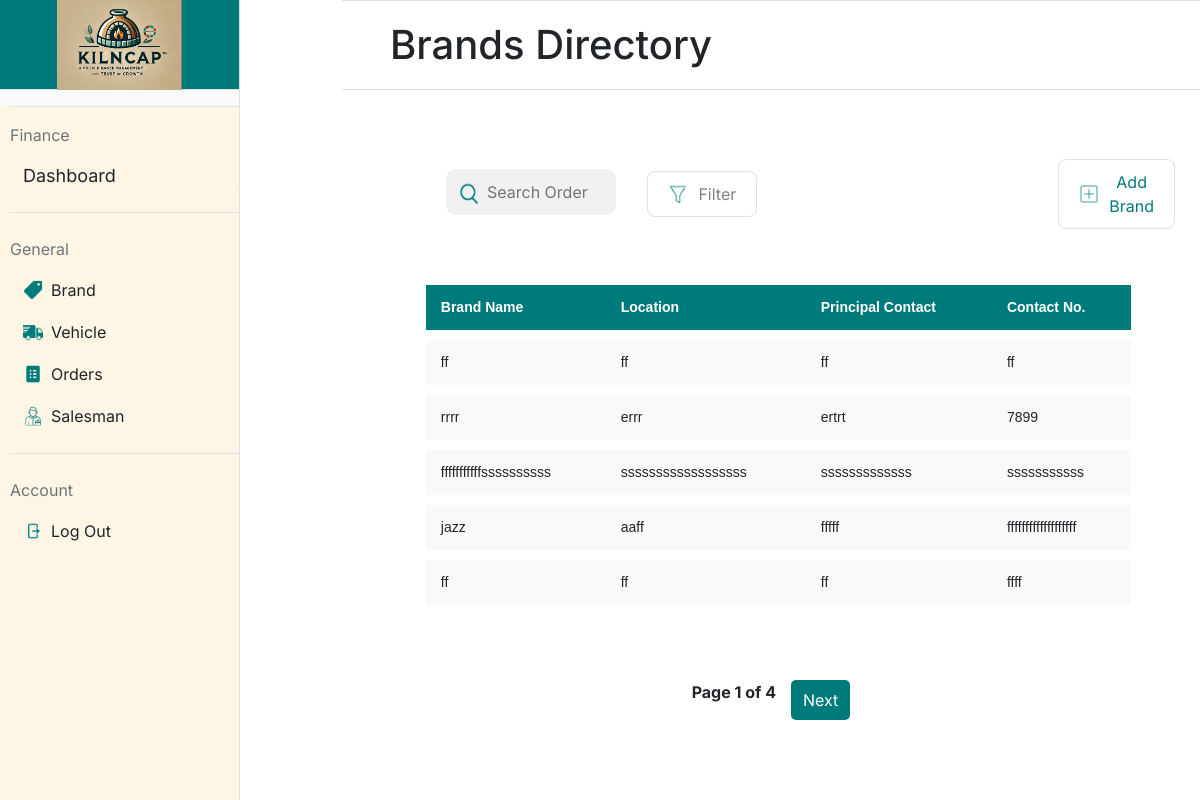
The page /brand on the database as committed earlier.
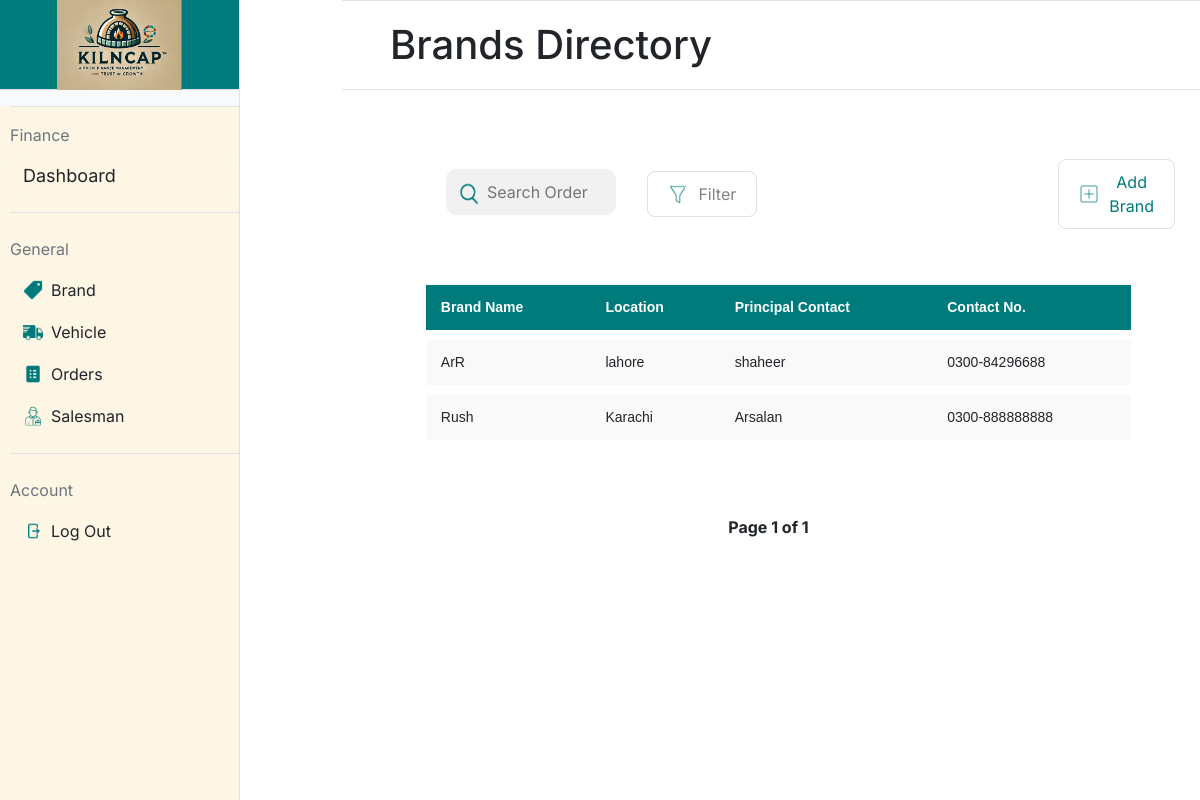
The same page on the database as committed later.
### app.py (models this page shows, shortened)
class Brand(db.Model):
    __tablename__ = 'brands'
    id = db.Column(db.Integer, primary_key=True, autoincrement=True)
    name = db.Column(db.String(30), nullable=False)
    location = db.Column(db.String(100), nullable=False)
    contact_no = db.Column(db.String(12), unique=True, nullable=False)
    principal_contact = db.Column(db.String(12), nullable=False)
    brick_types = db.relationship('BrickType', backref='brand', cascade="all, delete-orphan")

### app.py (the view)
@app.route('/brand', methods=['GET'])
def brand():
    page = request.args.get('page', 1, type=int)  # Get the current page number from the URL query parameter
    per_page = 5  # Number of brands to display per page
    brands_paginated = Brand.query.paginate(page=page, per_page=per_page)  # Query the brands with pagination
    return render_template('brand.html', brands=brands_paginated.items, pagination=brands_paginated)

### templates/brand.html (shortened to what this page needs)
{% extends "base.html" %}
{% block title %}
<link rel="stylesheet" href="static/brand.css">
{% endblock %}
{% block mainheading %}
Brands Directory
{% endblock %}
{% block maincontent %}
<div>
    <table style="padding-left: 5.5%;">
        <form action="{{ url_for('brand_list_buttons') }}" method="post">
            <td style="width:40%; padding-left: 85px;">
                    <div style="position: relative; width: 100%;">
                        <img src="/static/icons/search-icon.png"
                             alt="Search Icon"
                             style="position: absolute; left: 7px; top: 60%; transform: translateY(-50%); width: 30px; height: 30px;">
                        <input type="text"
                               placeholder="Search Order"
                               style="width: 100%; padding-left: 40px;">
                    </div>
                </td>
            <td style="width:10%;padding-left: 30px;padding-top:15px">
                <button class="styled-button" name="button"
                    value="filter_brand">
                    <img src="/static/icons/filter-icon.png" alt="Icon"
                        class="button-icon">
                    Filter
                </button>
            </td>
            <td style="padding-left: 300px; padding-top:15px">
                <button class="styled-button" name="button" value="add_brand">
                    <img src="/static/icons/add-icon.png" alt="Icon"
                        class="button-icon">
                    <div style="color:#007B7B">Add Brand</div>
                </button>
            </td>
        </form>
    </table>
    <div style="padding: 5.5%;">
        <table class="styled-table"
            style="padding-left: 20px; width: 100%; border-collapse: separate; border-spacing: 0 10px;">
            <thead>
                <tr>
                    <th>Brand Name</th>
                    <th>Location</th>
                    <th>Principal Contact</th>
                    <th>Contact No.</th>
                </tr>
            </thead>
            <tbody>
                {% for brand in brands %}
                <tr
                    data-url="{{ url_for('brand_details', brand_id=brand.id) }}"
                    onclick="redirectToDetails(this)" style="cursor: pointer;">
                    <td>{{ brand.name }}</td>
                    <td>{{ brand.location }}</td>
                    <td>{{ brand.principal_contact }}</td>
                    <td>{{ brand.contact_no }}</td>
                </tr>
                {% endfor %}
            </tbody>
        </table>
    </div>
    <div class="pagination">
        <span>Page {{ pagination.page }} of {{ pagination.pages }}</span>
        {% if pagination.has_next %}
        <a href="{{ url_for('brand', page=pagination.next_num) }}">Next</a>
        {% endif %}
    </div>
</div>
{% endblock %}

Rows that differ between the two databases and show on the page:
removed Brand: name "rrrr", location "errr", principal_contact "ertrt", contact_no "7899"
removed Brand: name "fffffffffffssssssssss", location "ssssssssssssssssss", principal_contact "sssssssssssss", contact_no "sssssssssss"
removed Brand: name "jazz", location "aaff", principal_contact "fffff", contact_no "fffffffffffffffffff"
removed Brand: name "ff", location "ff", principal_contact "ff", contact_no "ffff"
changed Brand: name "ff" → "ArR"; location "ff" → "lahore"; principal_contact "ff" → "shaheer"; contact_no "ff" → "0300-84296688"
added Brand: name "Rush", location "Karachi", principal_contact "Arsalan", contact_no "0300-888888888"
Other text that changed with them:
{{ pagination.pages }}: "4" → "1"
text no longer shown: "Next"
